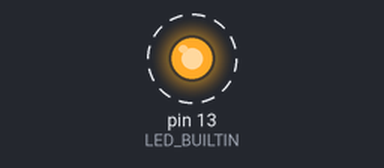
The program below on a simulated Teensy 3. On the bench: output pins drawn as LEDs (lit = HIGH). Dashed ring = blinking.

Above: at 2.2 s.
Timing chart, 0 to 5.0 s (numbered marks = the images above):
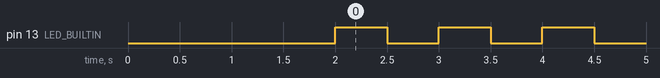

Measured:
- by itself, pin 13 (LED_BUILTIN): alternates HIGH for 0.50 s and LOW for 0.50 s

The program:

main.cpp
```cpp
#include <Arduino.h>

uint16_t counter = 0U;
uint8_t ledState = LOW;
uint32_t lastMillis = 0U;

void setup()
{
    pinMode(LED_BUILTIN, OUTPUT);
    Serial.begin(9600U);
    delay(2000U);
}

void loop()
{
    uint32_t now = millis();

    if (lastMillis > now) // When the timer get overflowed
    {
        counter += (0xFFFFFFFFU - lastMillis) + 1U + now;
    }
    else
    {
        counter += (now - lastMillis);
    }

    lastMillis = now;

    if (counter >= 500U)
    {
        counter = 0U;
        ledState = !ledState;
        digitalWrite(LED_BUILTIN, ledState);
    }
}
```
